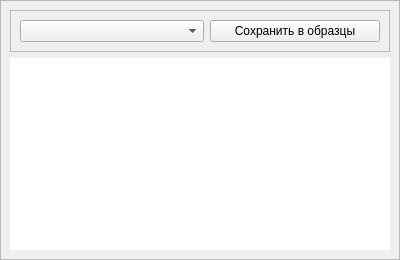
       <widget class="QFrame" name="frCfgFile">
        <property name="sizePolicy">
         <sizepolicy hsizetype="Minimum" vsizetype="Preferred">
          <horstretch>0</horstretch>
          <verstretch>0</verstretch>
         </sizepolicy>
        </property>
        <property name="minimumSize">
         <size>
          <width>400</width>
          <height>0</height>
         </size>
        </property>
        <property name="frameShape">
         <enum>QFrame::StyledPanel</enum>
        </property>
        <property name="frameShadow">
         <enum>QFrame::Raised</enum>
        </property>
        <layout class="QVBoxLayout" name="verticalLayout_8">
         <property name="leftMargin">
          <number>9</number>
         </property>
         <property name="topMargin">
          <number>9</number>
         </property>
         <property name="rightMargin">
          <number>9</number>
         </property>
         <property name="bottomMargin">
          <number>9</number>
         </property>
         <item>
          <widget class="QFrame" name="frame_2">
           <property name="frameShape">
            <enum>QFrame::StyledPanel</enum>
           </property>
           <property name="frameShadow">
            <enum>QFrame::Raised</enum>
           </property>
           <layout class="QHBoxLayout" name="horizontalLayout_15">
            <item>
             <widget class="QComboBox" name="cmbCfgFile"/>
            </item>
            <item>
             <widget class="QPushButton" name="pbSaveCfgFile">
              <property name="maximumSize">
               <size>
                <width>170</width>
                <height>16777215</height>
               </size>
              </property>
              <property name="text">
               <string>Сохранить в образцы</string>
              </property>
             </widget>
            </item>
           </layout>
          </widget>
         </item>
         <item>
          <widget class="QTableWidget" name="tableWidget">
           <property name="frameShape">
            <enum>QFrame::NoFrame</enum>
           </property>
          </widget>
         </item>
        </layout>
       </widget>
